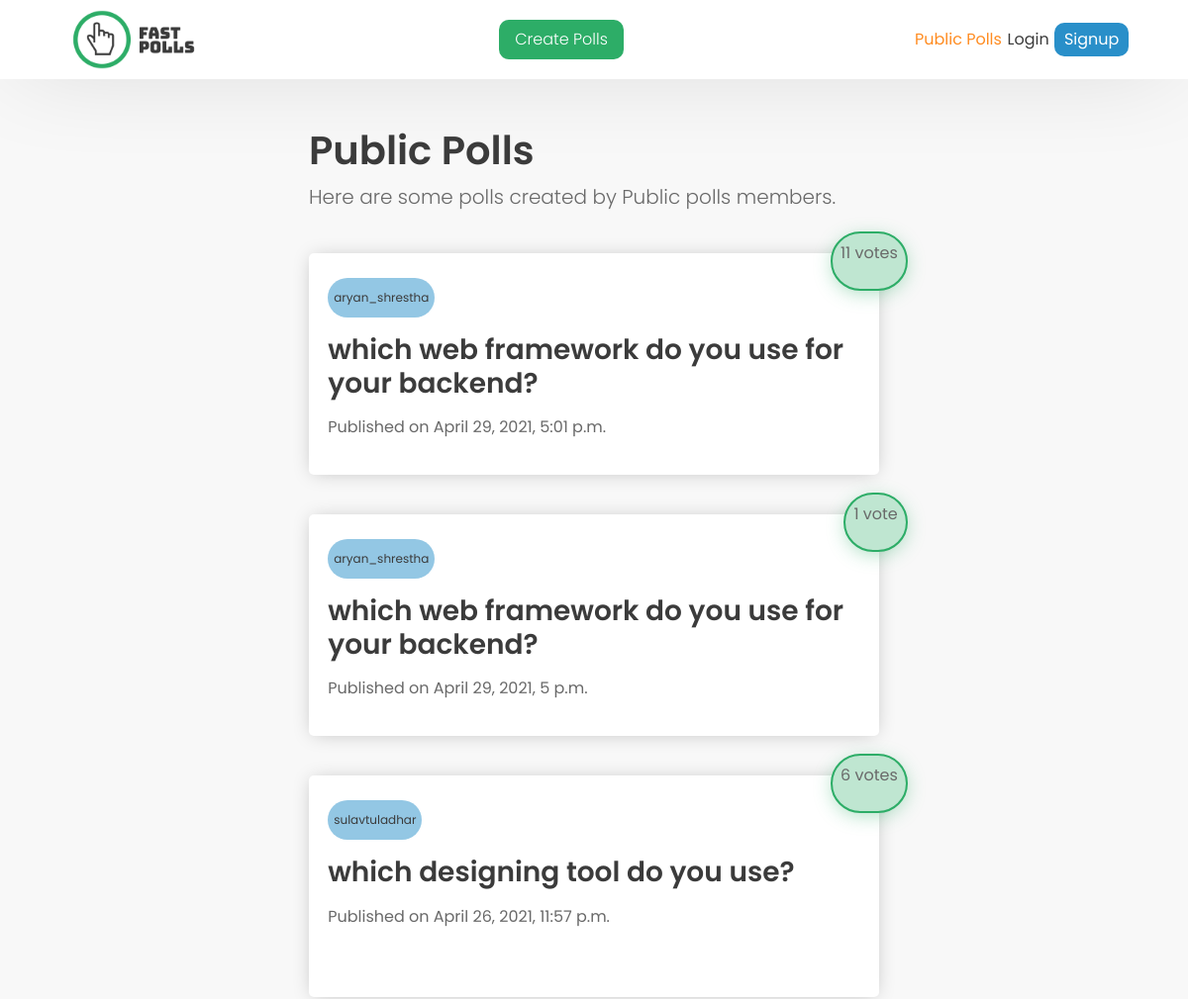
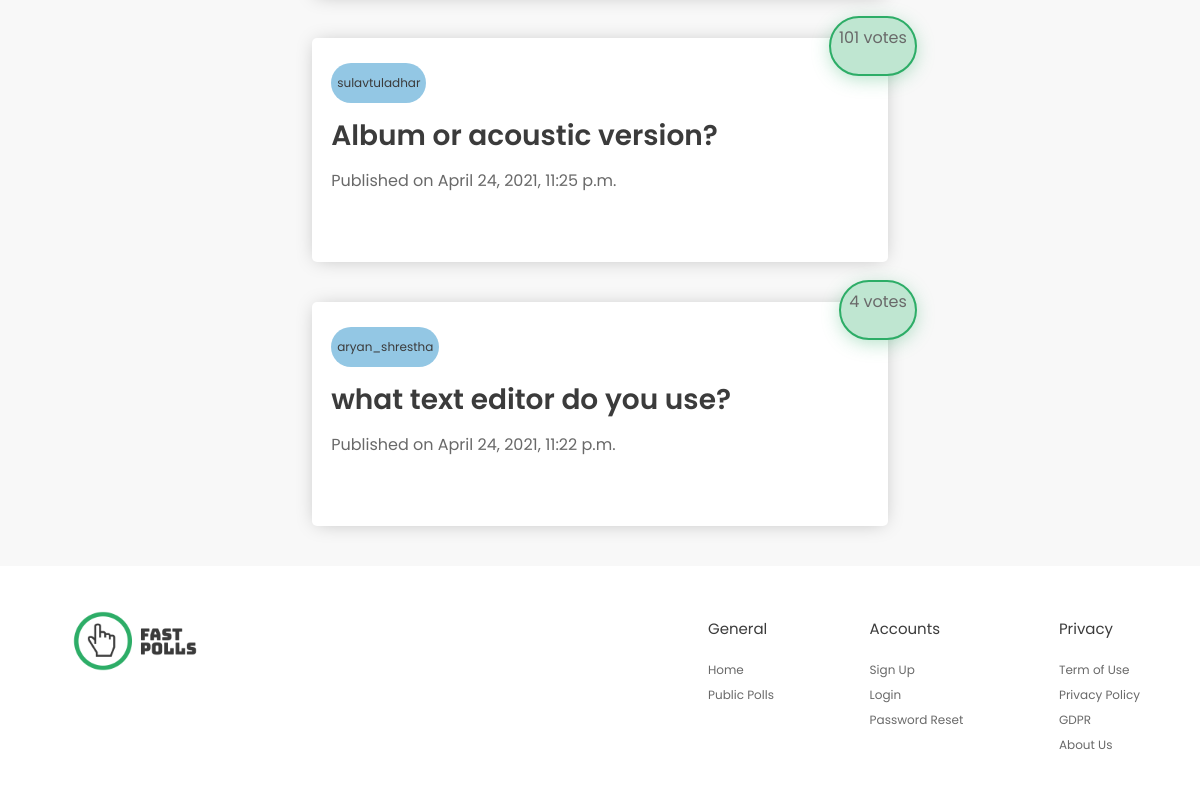
The page / on the database its author committed (2 pictures, top to bottom).
### pollsapp/models.py (models this page shows, shortened)
class Question(models.Model):
    user = models.ForeignKey(User, on_delete = models.CASCADE)
    question_text = models.CharField(max_length=200)
    pub_date = models.DateTimeField(auto_now_add=True)
    def get_total_vote(self):
        choices = self.choice_set.all()
        global total_votes
        total_votes=0
        for choice in choices:
            total_votes = total_votes + choice.votes
        return total_votes

class Choice(models.Model):
    question = models.ForeignKey(Question, on_delete = models.CASCADE)
    choice_text = models.CharField(max_length = 200)
    votes = models.IntegerField(default=0)

### pollsapp/views.py (the view)
# urls.py: path('', views.index, name = 'index'),
def index(request):
    questions = Question.objects.filter(pub_date__lte=timezone.now()).order_by('-pub_date')[:5]
    context = {
        'questions' : questions,
    }
    return render(request, 'pollsapp/index.html', context)

### pollsapp/templates/pollsapp/index.html (shortened to what this page needs)
{% extends 'pollsapp/main.html'%}
{% load static %}
{% block content %}
    <section class="container">
        <div class="hero-text-container">
            <h1>Public Polls</h1>
            <p>Here are some polls created by Public polls members.</p>
        </div>
        <div class="polls-container">
            {% for question in questions%}
            <a href="{% url 'pollsapp:detail' question.id%}"><div class="poll">
                <div class="votes">
                    <p>{{question.get_total_vote}} vote{{question.get_total_vote|pluralize}}</p>
                </div>
                <p class="username">{{question.user.username}}</p>
                <h3>{{question.question_text}}</h3>
                <p>Published on {{question.pub_date}}</p>
            </div></a>
            {% endfor %}
        </div>
    </section>
{% endblock %}

### pollsapp/templates/pollsapp/main.html (shortened to what this page needs)
{% load static%}
<!DOCTYPE html>
<html lang="en">
<head>
    <link href="https://cdn.jsdelivr.net/npm/bootstrap@5.0.0-beta3/dist/css/bootstrap.min.css" rel="stylesheet"
>
    <link rel="stylesheet" href="{% static 'pollsapp/style.css'%}">
</head>
<body>
    <header>
        <div class="header-container">
            <img src="{% static 'pollsapp/logo.png' %}" alt="logo">
            <a href="{% url 'pollsapp:add_polls' %}" class="create-polls">Create Polls</a>
            <div class="login-signup">
                {% if request.user.is_authenticated %}
                    <a href="{% url 'pollsapp:index' %}" style="color: #FF8C21; text-decoration: none; ">Public Polls</a>
                    <a href="{% url 'pollsapp:my_polls' %}" style="color: #3B3B3B; text-decoration: none;">My Polls</a>
                    <a href="{% url 'pollsapp:logout' %}" class="signup">Logout</a>
                {% else %}
                    <a href="{% url 'pollsapp:index' %}" style="color: #FF8C21; text-decoration: none; ">Public Polls</a>
                    <a href="{% url 'pollsapp:login' %}" style="color: #3B3B3B; text-decoration: none;">Login</a>
                    <a href="{% url 'pollsapp:register' %}" class="signup">Signup</a>
                {% endif %}
            </div>
        </div>
    </header>
    {% block content %}{% endblock %}
    <footer>
        <img src="{% static 'pollsapp/logo.png' %}" alt="logo">
        <div class="footer_texts">
            <div class="column">
                <p><strong>General</strong></p>
                <a href="#">Home</a>
                <a href="#">Public Polls</a>
            </div>
            <div class="column">
                <p><strong>Accounts</strong></p>
                <a href="#">Sign Up</a>
                <a href="#">Login</a>
                <a href="#">Password Reset</a>
            </div>
            <div class="column">
                <p><strong>Privacy</strong></p>
                <a href="#">Term of Use</a>
                <a href="#">Privacy Policy</a>
                <a href="#">GDPR</a>
                <a href="#">About Us</a>
            </div>
        </div>
    </footer>
</body>
</html>

### pollsapp/static/pollsapp/style.css (style rules this page uses)
* { padding: 0; margin: 0; -webkit-box-sizing: border-box; box-sizing: border-box; font-family: 'Poppins', sans-serif; }
body { background-color: #F8F8F8; }
header { width: 100%; height: 10vh; display: -webkit-box; display: -ms-flexbox; display: flex; -webkit-box-align: center; -ms-flex-align: center; align-items: center; -webkit-box-pack: center; -ms-flex-pack: center; justify-content: center; background-color: #fff; -webkit-box-shadow: 0px -10px 100px -20px rgba(0, 0, 0, 0.25); box-shadow: 0px -10px 100px -20px rgba(0, 0, 0, 0.25); }
.header-container { width: 90%; display: -webkit-box; display: -ms-flexbox; display: flex; -webkit-box-align: center; -ms-flex-align: center; align-items: center; -webkit-box-pack: justify; -ms-flex-pack: justify; justify-content: space-between; }
.header-container img { width: 150px; height: auto; }
.create-polls { display: inline-block; padding: 0.5rem 1rem; background-color: #2DAD67; border-radius: 10px; text-decoration: none; color: #fff; font-weight: 300; }
.login-signup { width: 20%; display: -webkit-box; display: -ms-flexbox; display: flex; -webkit-box-pack: justify; -ms-flex-pack: justify; justify-content: space-between; -webkit-box-align: center; -ms-flex-align: center; align-items: center; }
.signup { display: inline-block; background-color: #298FC9; color: #fff; text-decoration: none; padding: 0.3rem 0.6rem; border-radius: 10px; }
.container { width: 50%; margin: 3rem auto auto auto; display: -webkit-box; display: -ms-flexbox; display: flex; -webkit-box-pack: justify; -ms-flex-pack: justify; justify-content: space-between; -webkit-box-align: start; -ms-flex-align: start; align-items: flex-start; -webkit-box-orient: vertical; -webkit-box-direction: normal; -ms-flex-direction: column; flex-direction: column; }
.hero-text-container { height: 12vh; display: -webkit-box; display: -ms-flexbox; display: flex; -webkit-box-orient: vertical; -webkit-box-direction: normal; -ms-flex-direction: column; flex-direction: column; -webkit-box-pack: space-evenly; -ms-flex-pack: space-evenly; justify-content: space-evenly; margin-bottom: 2rem; }
.hero-text-container h1 { color: #3B3B3B; font-size: 40px; font-weight: 600; }
.hero-text-container p { color: #696969; font-size: 20px; font-weight: 300; }
.polls-container { width: 100%; display: -webkit-box; display: -ms-flexbox; display: flex; -webkit-box-orient: vertical; -webkit-box-direction: normal; -ms-flex-direction: column; flex-direction: column; }
.polls-container a { text-decoration: none; }
.poll { position: relative; width: 100%; height: 14rem; background-color: #fff; margin-bottom: 2.5rem; -webkit-box-shadow: 0px 1px 19px -4px rgba(0, 0, 0, 0.25); box-shadow: 0px 1px 19px -4px rgba(0, 0, 0, 0.25); border-radius: 5px; z-index: -2; padding-left: 1.2rem; padding-top: 1.5rem; line-height: 40px; }
.poll h3 { color: #3B3B3B; font-weight: 600; }
.poll p { color: #696969; font-weight: 400; }
.poll .username { display: inline-block; background-color: rgba(41, 143, 201, 0.5); border-radius: 150px; font-size: 12px; padding: 0px 6px; color: #3B3B3B; }
.votes { padding: 0px 8px; background-color: rgba(45, 173, 103, 0.3); position: absolute; top: -10%; right: -5%; border-radius: 80px; border: 2px solid #2DAD67; display: flex; align-items: center; justify-content: center; }
.votes::before { content: ""; z-index: -1; top: 0; left: 0; width: 100%; height: 100%; background-color: #fff; position: absolute; border-radius: 200px; -webkit-box-shadow: 0px 4px 19px rgba(45, 173, 103, 0.4); box-shadow: 0px 4px 19px rgba(45, 173, 103, 0.4); }
footer { padding: 0% 5%; display: -webkit-box; display: -ms-flexbox; display: flex; -webkit-box-pack: justify; -ms-flex-pack: justify; justify-content: space-between; height: 30vh; -webkit-box-align: start; -ms-flex-align: start; align-items: flex-start; background-color: #fff; }
footer img { width: 150px; height: auto; }
.footer_texts { -ms-flex-item-align: center; align-self: center; display: -webkit-box; display: -ms-flexbox; display: flex; width: 40%; -webkit-box-pack: justify; -ms-flex-pack: justify; justify-content: space-between; }
.column { display: -webkit-box; display: -ms-flexbox; display: flex; -webkit-box-orient: vertical; -webkit-box-direction: normal; -ms-flex-direction: column; flex-direction: column; line-height: 25px; }
.column p { color: #3B3B3B; font-size: 15px; font-weight: 200; }
.column a { color: #696969; font-size: 12px; text-decoration: none; }

### rows shown on the page
Question: get_total_vote "11", user.username "aryan_shrestha", question_text "which web framework do you use for your backend?", pub_date "April 29, 2021, 5:01 p.m."
Question: get_total_vote "1", user.username "aryan_shrestha", question_text "which web framework do you use for your backend?", pub_date "April 29, 2021, 5 p.m."
Question: get_total_vote "6", user.username "sulavtuladhar", question_text "which designing tool do you use?", pub_date "April 26, 2021, 11:57 p.m."
Question: get_total_vote "101", user.username "sulavtuladhar", question_text "Album or acoustic version?", pub_date "April 24, 2021, 11:25 p.m."
Question: get_total_vote "4", user.username "aryan_shrestha", question_text "what text editor do you use?", pub_date "April 24, 2021, 11:22 p.m."
